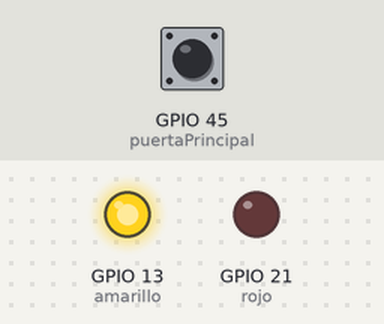
The program below on a simulated ESP32 board running MicroPython. On the bench: output pins drawn as LEDs (lit = HIGH). The test bench sets the inputs (shaded band); at power-on: GPIO 45 (puertaPrincipal) HIGH. At 0.0 s the program stops and its outputs stay as they are.

Above: at 0.1 s.
Timing chart, 0 to 1.5 s (numbered marks = the images above):
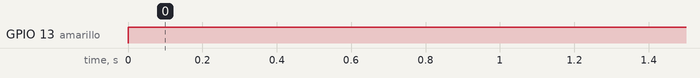

The program:

Laboratorio_1.py
```python
from machine import Pin
from time import sleep

# Definir pines
amarillo = Pin(13, Pin.OUT)
rojo = Pin(21, Pin.OUT)

amarillo.value(0)
rojo.value(0)

puertaPrincipal = Pin(45, Pin.IN, Pin.PULL_UP)
puertaTrasera = Pin(37, Pin.IN, Pin.PULL_UP)
patio = Pin(41, Pin.IN, Pin.PULL_UP)

if puertaPrincipal.value()==1:
    amarillo.value(1)
```

Measured:
- by itself, GPIO 13 (amarillo): LOW → HIGH at 0.00 s
